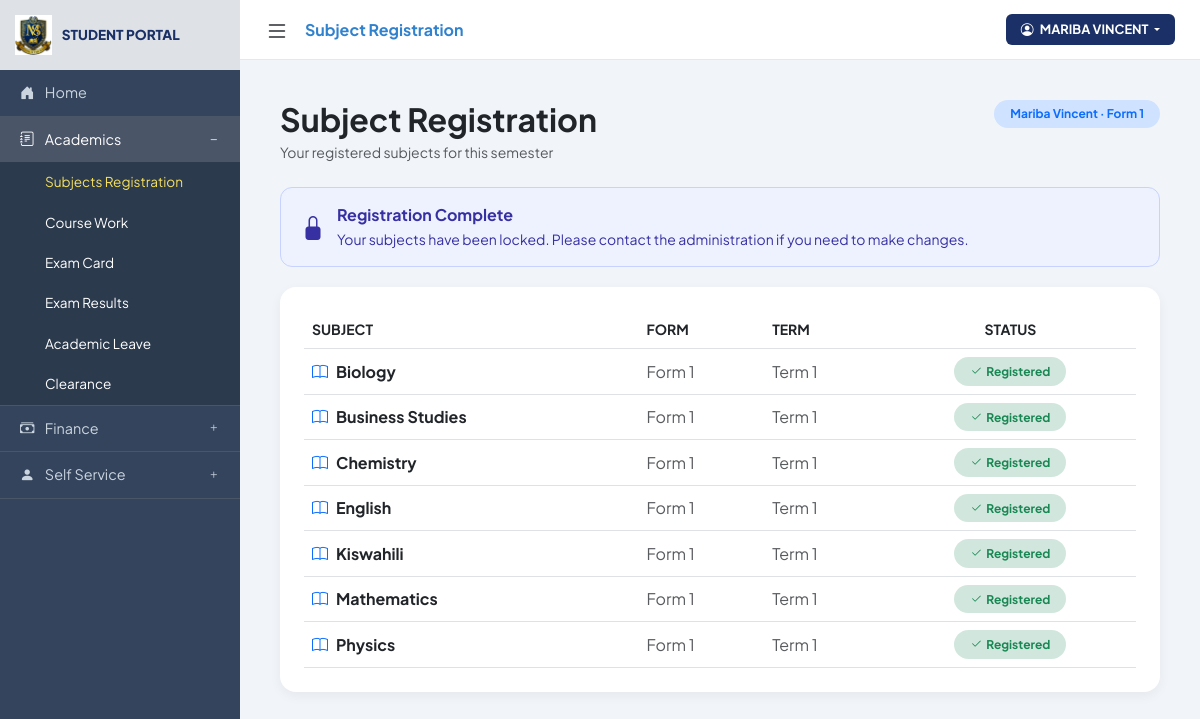
Page /student/registration.php (signed in) on the committed database.
### tables this page shows
CREATE TABLE `students` (
  `student_id` int NOT NULL,
  `user_id` int NOT NULL,
  `adm_no` varchar(20) DEFAULT NULL,
  `full_name` varchar(100) NOT NULL,
  `gender` enum('Male','Female','Other') DEFAULT NULL,
  `form` varchar(20) DEFAULT NULL,
  `email` varchar(100) DEFAULT NULL,
  `dob` date DEFAULT NULL,
  `address` varchar(255) DEFAULT NULL,
  `password` varchar(255) DEFAULT NULL,
  `parent_name` varchar(100) DEFAULT NULL,
  `parent_contact` varchar(20) DEFAULT NULL,
  `status` enum('Active','Suspended','Graduated') DEFAULT 'Active',
  `created_at` timestamp NULL DEFAULT CURRENT_TIMESTAMP
);

CREATE TABLE `subjects` (
  `subject_id` int NOT NULL,
  `subject_code` varchar(20) DEFAULT NULL,
  `subject_name` varchar(100) NOT NULL,
  `form` varchar(20) DEFAULT NULL,
  `term` enum('Term 1','Term 2','Term 3') DEFAULT NULL
);

### student/registration.php (the view, shortened to what this page needs)
<?php
include('../database/db_connect.php');
$adm_no = $_SESSION['adm_no'];
$stmt = $conn->prepare("SELECT student_id, adm_no, full_name, form FROM students WHERE adm_no = ? LIMIT 1");
$stmt->bind_param("s", $adm_no);
$stmt->execute();
$student = $stmt->get_result()->fetch_assoc();
$student_id = (int) $student['student_id'];
$student_form = $student['form'] ?? '';
$available_subjects = [];
$sub_stmt = $conn->prepare("SELECT subject_id, subject_name, form, term FROM subjects WHERE form = ? ORDER BY subject_name ASC");
$sub_stmt->bind_param("s", $student_form);
$sub_stmt->execute();
$sub_res = $sub_stmt->get_result();
while ($row = $sub_res->fetch_assoc()) $available_subjects[] = $row;
$registered_ids = [];
$reg_stmt = $conn->prepare("SELECT subject_id FROM student_subjects WHERE student_id = ?");
$reg_stmt->bind_param("i", $student_id);
$reg_stmt->execute();
$reg_res = $reg_stmt->get_result();
while ($row = $reg_res->fetch_assoc()) $registered_ids[] = (int) $row['subject_id'];
$is_locked = count($registered_ids) > 0;
$student_display_name = $student['full_name'] ?? 'Student';
?>
<!DOCTYPE html>
<html lang="en">
<head>
    <link href="https://cdn.jsdelivr.net/npm/bootstrap@5.3.0/dist/css/bootstrap.min.css" rel="stylesheet">
    <link rel="stylesheet" href="https://cdn.jsdelivr.net/npm/bootstrap-icons@1.11.0/font/bootstrap-icons.css">
</head>
<body>
<?php include('includes/sidebar.php'); ?>
<?php include('includes/topbar.php'); ?>
<main class="main-content">
    <div class="d-flex justify-content-between align-items-start mb-4 flex-wrap gap-3">
        <div>
            <h2 class="fw-bold mb-1">Subject Registration</h2>
            <p class="text-muted small mb-0">
                <?php echo $is_locked ? 'Your registered subjects for this semester' : 'Select the subjects you\'ll take this semester'; ?>
            </p>
        </div>
        <span class="badge rounded-pill bg-primary-subtle text-primary px-3 py-2 fw-bold">
            <?php echo htmlspecialchars($student_display_name); ?>
            <?php if (!empty($student['form'])): ?>
                &middot; <?php echo htmlspecialchars($student['form']); ?>
            <?php endif; ?>
        </span>
    </div>
    <?php if ($is_locked): ?>
        <div class="locked-banner">
            <i class="bi bi-lock-fill"></i>
            <div>
                <strong>Registration Complete</strong><br>
                <span class="small">Your subjects have been locked. Please contact the administration if you need to make changes.</span>
            </div>
        </div>
    <?php endif; ?>
    <div class="card p-4">
        <?php if (empty($available_subjects)): ?>
            <div class="text-center py-5">
                <i class="bi bi-journal-x fs-1 text-muted d-block mb-3"></i>
                <h5 class="fw-bold text-muted">No subjects available</h5>
                <p class="text-muted mb-0">There are no subjects published for <strong><?php echo htmlspecialchars($student_form); ?></strong> yet.</p>
            </div>
        <?php else: ?>
            <form method="POST">
                <div class="table-responsive">
                    <table class="table align-middle mb-0">
                        <thead class="bg-light">
                            <tr class="small text-muted fw-bold text-uppercase">
                                <th>Subject</th>
                                <th>Form</th>
                                <th>Term</th>
                                <th class="text-center">Status</th>
                            </tr>
                        </thead>
                        <tbody>
                            <?php foreach ($available_subjects as $sub):
                                $sid = (int) $sub['subject_id'];
                                $is_registered = in_array($sid, $registered_ids);
                                if ($is_locked && !$is_registered) continue;
                            ?>
                                <tr class="subject-row">
                                    <td>
                                        <?php if (!$is_locked): ?>
                                            <label for="sub_<?php echo $sid; ?>" class="fw-bold mb-0" style="cursor:pointer;">
                                                <?php echo htmlspecialchars($sub['subject_name'] ?? ''); ?>
                                            </label>
                                        <?php else: ?>
                                            <span class="fw-bold mb-0 text-dark">
                                                <i class="bi bi-book text-primary me-2"></i><?php echo htmlspecialchars($sub['subject_name'] ?? ''); ?>
                                            </span>
                                        <?php endif; ?>
                                    </td>
                                    <td class="text-muted"><?php echo htmlspecialchars($sub['form'] ?? '—'); ?></td>
                                    <td class="text-muted"><?php echo htmlspecialchars($sub['term'] ?? '—'); ?></td>
                                    <td class="text-center">
                                        <?php if ($is_registered): ?>
                                            <span class="badge rounded-pill bg-success-subtle text-success px-3 py-2">
                                                <i class="bi bi-check2 me-1"></i>Registered
                                            </span>
                                        <?php else: ?>
                                            <span class="badge rounded-pill bg-light text-muted px-3 py-2">Not registered</span>
                                        <?php endif; ?>
                                    </td>
                                </tr>
                            <?php endforeach; ?>
                        </tbody>
                    </table>
                </div>
            </form>
        <?php endif; ?>
    </div>
</main>
</body>
</html>

### student/registration.php (style rules this page uses)
:root { --sidebar-bg: #34445c; --submenu-bg: #2c3a4d; --primary-blue: #1a3066; --sidebar-width: 240px; }
body { font-family: 'Plus Jakarta Sans', sans-serif; background-color: #f1f5f9; margin:0; overflow-x: hidden; transition: all 0.3s; }
.main-content { margin-left: var(--sidebar-width); padding: 40px; transition: all 0.3s ease; }
.card { border: none; border-radius: 16px; box-shadow: 0 4px 12px rgba(0,0,0,0.05); }
.locked-banner { background: #eef2ff; border: 1px solid #c7d2fe; color: #3730a3; border-radius: 12px; padding: 15px 20px; display: flex; align-items: center; gap: 12px; margin-bottom: 20px; }
.locked-banner i { font-size: 1.5rem; }

### rows in the picture
students: form "Form 1"
subjects: subject_name "Biology", form "Form 1", term "Term 1", shows "Registered"
subjects: subject_name "Business Studies", form "Form 1", term "Term 1", shows "Registered"
subjects: subject_name "Chemistry", form "Form 1", term "Term 1", shows "Registered"
subjects: subject_name "English", form "Form 1", term "Term 1", shows "Registered"
subjects: subject_name "Kiswahili", form "Form 1", term "Term 1", shows "Registered"
subjects: subject_name "Mathematics", form "Form 1", term "Term 1", shows "Registered"
subjects: subject_name "Physics", form "Form 1", term "Term 1", shows "Registered"

### other values in the picture
$extra_label "Subject Registration"
$student_display_name "MARIBA VINCENT"
$student_display_name "Mariba Vincent"
